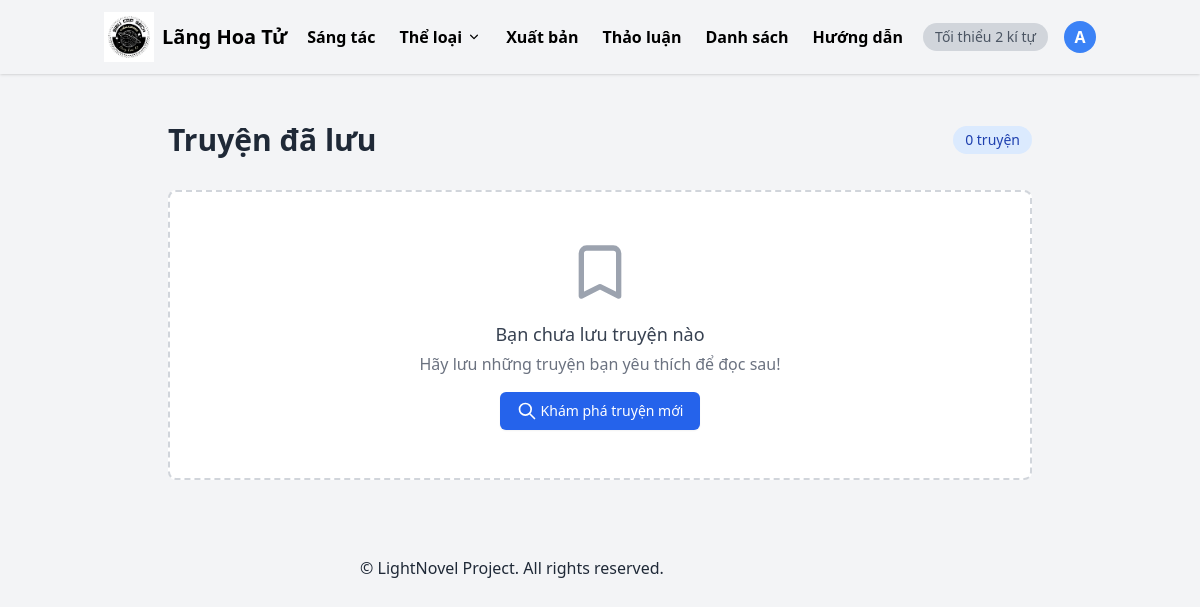
The app's page /users/saved/ (signed in), older data.
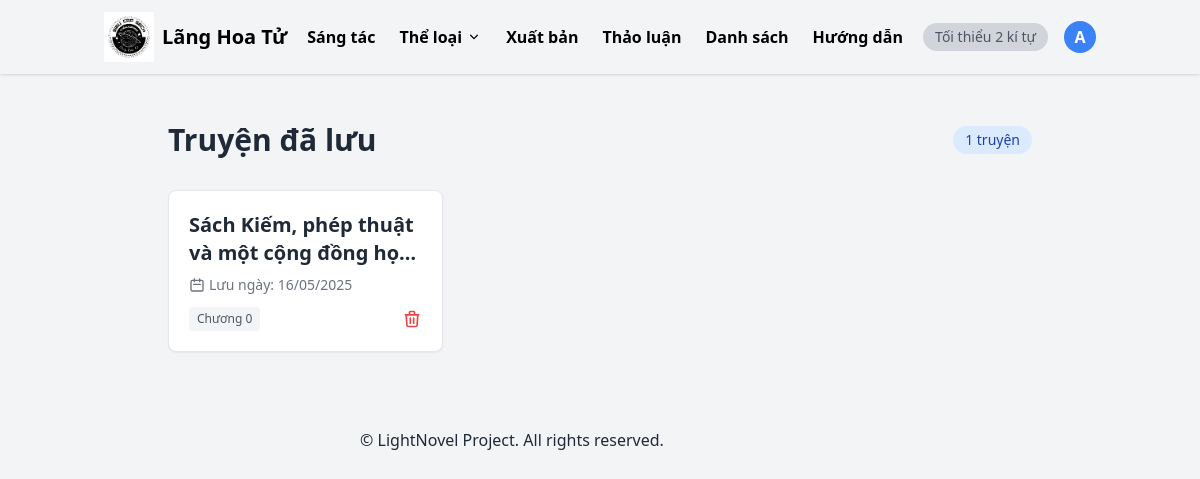
The same page, newer data.
### novels/models.py (models this page shows, shortened)
class SavedNovel(models.Model):
    user = models.ForeignKey(settings.AUTH_USER_MODEL, on_delete=models.CASCADE, related_name='saved_novels')
    novel = models.ForeignKey('Novel', on_delete=models.CASCADE, related_name='saved_by_users')
    saved_at = models.DateTimeField(auto_now_add=True)
    class Meta:
        unique_together = ('user', 'novel')

class Novel(models.Model):
    STATUS_CHOICES = [
        ('ongoing', 'Ongoing'),
        ('completed', 'Completed'),
    ]
    title = models.CharField(max_length=255)
    description = models.TextField(blank=True)
    author = models.CharField(max_length=255, blank=True)
    cover_image = models.ImageField(upload_to='covers/', blank=True, null=True)
    status = models.CharField(max_length=10, choices=STATUS_CHOICES, default='ongoing')
    genres = models.ManyToManyField(Genre, related_name='novels')
    created_at = models.DateTimeField(auto_now_add=True)
    updated_at = models.DateTimeField(auto_now=True)

### users/views.py (the view)
# urls.py: path('saved/', views.saved_novels, name='saved_novels'),
@login_required
def saved_novels(request):
    saved = request.user.saved_novels.select_related('novel')
    return render(request, 'users/saved.html', {'saved_novels': saved})

### templates/users/saved.html
{% extends 'index.html' %}
{% block content %}
<div class="max-w-4xl mx-auto px-4 py-8">
  <div class="flex items-center justify-between mb-8">
    <h2 class="text-3xl font-bold text-gray-800">Truyện đã lưu</h2>
    <span class="bg-blue-100 text-blue-800 text-sm font-medium px-3 py-1 rounded-full">
      {{ saved_novels.count }} truyện
    </span>
  </div>
  {% if saved_novels %}
  <div class="grid gap-5 md:grid-cols-2 lg:grid-cols-3">
    {% for saved in saved_novels %}
    <div class="bg-white rounded-lg border border-gray-200 shadow-sm overflow-hidden hover:shadow-md transition-shadow duration-300">
      <a href="{% url 'novels:novel_detail' saved.novel.id %}">
        <div class="p-5">
          <h3 class="text-xl font-bold text-gray-800 mb-2 hover:text-blue-600 transition-colors line-clamp-2">
            {{ saved.novel.title }}
          </h3>
          <div class="flex items-center text-sm text-gray-500 mb-3">
            <svg xmlns="http://www.w3.org/2000/svg" class="h-4 w-4 mr-1" fill="none" viewBox="0 0 24 24" stroke="currentColor">
              <path stroke-linecap="round" stroke-linejoin="round" stroke-width="2" d="M8 7V3m8 4V3m-9 8h10M5 21h14a2 2 0 002-2V7a2 2 0 00-2-2H5a2 2 0 00-2 2v12a2 2 0 002 2z" />
            </svg>
            Lưu ngày: {{ saved.saved_at|date:"d/m/Y" }}
          </div>
          <div class="flex justify-between items-center">
            <span class="text-xs px-2 py-1 bg-gray-100 text-gray-600 rounded">
              Chương {{ saved.novel.latest_chapter.number|default:"0" }}
            </span>
            <button class="text-red-500 hover:text-red-700 transition-colors">
              <svg xmlns="http://www.w3.org/2000/svg" class="h-5 w-5" fill="none" viewBox="0 0 24 24" stroke="currentColor">
                <path stroke-linecap="round" stroke-linejoin="round" stroke-width="2" d="M19 7l-.867 12.142A2 2 0 0116.138 21H7.862a2 2 0 01-1.995-1.858L5 7m5 4v6m4-6v6m1-10V4a1 1 0 00-1-1h-4a1 1 0 00-1 1v3M4 7h16" />
              </svg>
            </button>
          </div>
        </div>
      </a>
    </div>
    {% endfor %}
  </div>
  {% else %}
  <div class="text-center py-12 bg-white rounded-lg border-2 border-dashed border-gray-300">
    <svg xmlns="http://www.w3.org/2000/svg" class="h-16 w-16 mx-auto text-gray-400" fill="none" viewBox="0 0 24 24" stroke="currentColor">
      <path stroke-linecap="round" stroke-linejoin="round" stroke-width="2" d="M5 5a2 2 0 012-2h10a2 2 0 012 2v16l-7-3.5L5 21V5z" />
    </svg>
    <h3 class="mt-4 text-lg font-medium text-gray-700">Bạn chưa lưu truyện nào</h3>
    <p class="mt-1 text-gray-500">Hãy lưu những truyện bạn yêu thích để đọc sau!</p>
    <a href="{% url 'novels:novel_list' %}" class="mt-4 inline-flex items-center px-4 py-2 border border-transparent text-sm font-medium rounded-md shadow-sm text-white bg-blue-600 hover:bg-blue-700">
      <svg xmlns="http://www.w3.org/2000/svg" class="h-5 w-5 mr-1" fill="none" viewBox="0 0 24 24" stroke="currentColor">
        <path stroke-linecap="round" stroke-linejoin="round" stroke-width="2" d="M21 21l-6-6m2-5a7 7 0 11-14 0 7 7 0 0114 0z" />
      </svg>
      Khám phá truyện mới
    </a>
  </div>
  {% endif %}
</div>
{% endblock %}

Row changes from the older to the newer data that the page shows:
added SavedNovel: novel "Sách Kiếm, phép thuật và một cộng đồng…", saved_at "16/05/2025", novel.latest_chapter.number "0"
Text that changed along with them:
{{ saved_novels.count }}: "0" → "1"
text no longer shown: "Bạn chưa lưu truyện nào Hãy lưu những truyện bạn yêu thích để đọc sau! Khám phá truyện mới"
